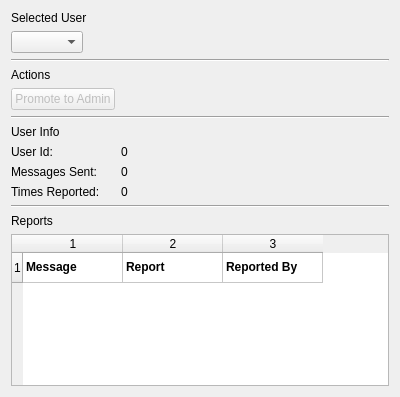
<?xml version="1.0" encoding="UTF-8"?>
<ui version="4.0">
 <class>AdminSettings</class>
 <widget class="QWidget" name="AdminSettings">
  <property name="geometry">
   <rect>
    <x>0</x>
    <y>0</y>
    <width>400</width>
    <height>397</height>
   </rect>
  </property>
  <property name="windowTitle">
   <string>Admin Settings</string>
  </property>
  <layout class="QFormLayout" name="formLayout">
   <item row="0" column="0">
    <widget class="QLabel" name="label">
     <property name="text">
      <string>Selected User</string>
     </property>
    </widget>
   </item>
   <item row="1" column="0">
    <widget class="QComboBox" name="userListComboBox"/>
   </item>
   <item row="2" column="0" colspan="2">
    <widget class="Line" name="line">
     <property name="orientation">
      <enum>Qt::Horizontal</enum>
     </property>
    </widget>
   </item>
   <item row="3" column="0">
    <widget class="QLabel" name="label_2">
     <property name="text">
      <string>Actions</string>
     </property>
    </widget>
   </item>
   <item row="4" column="0">
    <widget class="QPushButton" name="toggleAdminStatusBtn">
     <property name="enabled">
      <bool>false</bool>
     </property>
     <property name="text">
      <string>Promote to Admin</string>
     </property>
    </widget>
   </item>
   <item row="5" column="0" colspan="2">
    <widget class="Line" name="line_2">
     <property name="orientation">
      <enum>Qt::Horizontal</enum>
     </property>
    </widget>
   </item>
   <item row="6" column="0">
    <widget class="QLabel" name="label_3">
     <property name="text">
      <string>User Info</string>
     </property>
    </widget>
   </item>
   <item row="7" column="0">
    <widget class="QLabel" name="label_5">
     <property name="text">
      <string>User Id:</string>
     </property>
    </widget>
   </item>
   <item row="7" column="1">
    <widget class="QLabel" name="userIdLabel">
     <property name="text">
      <string>0</string>
     </property>
    </widget>
   </item>
   <item row="8" column="0">
    <widget class="QLabel" name="label_4">
     <property name="text">
      <string>Messages Sent:</string>
     </property>
    </widget>
   </item>
   <item row="8" column="1">
    <widget class="QLabel" name="messageCountLabel">
     <property name="text">
      <string>0</string>
     </property>
    </widget>
   </item>
   <item row="9" column="0">
    <widget class="QLabel" name="label_6">
     <property name="text">
      <string>Times Reported:</string>
     </property>
    </widget>
   </item>
   <item row="9" column="1">
    <widget class="QLabel" name="reportCountLabel">
     <property name="text">
      <string>0</string>
     </property>
    </widget>
   </item>
   <item row="10" column="0" colspan="2">
    <widget class="Line" name="line_3">
     <property name="orientation">
      <enum>Qt::Horizontal</enum>
     </property>
    </widget>
   </item>
   <item row="11" column="0">
    <widget class="QLabel" name="label_7">
     <property name="text">
      <string>Reports</string>
     </property>
    </widget>
   </item>
   <item row="12" column="0" colspan="2">
    <widget class="QTableWidget" name="reportTable">
     <property name="editTriggers">
      <set>QAbstractItemView::NoEditTriggers</set>
     </property>
     <property name="dragEnabled">
      <bool>true</bool>
     </property>
     <property name="alternatingRowColors">
      <bool>true</bool>
     </property>
     <property name="rowCount">
      <number>1</number>
     </property>
     <property name="columnCount">
      <number>3</number>
     </property>
     <attribute name="horizontalHeaderVisible">
      <bool>true</bool>
     </attribute>
     <row/>
     <column/>
     <column/>
     <column/>
     <item row="0" column="0">
      <property name="text">
       <string notr="true">Message</string>
      </property>
      <property name="font">
       <font>
        <weight>75</weight>
        <bold>true</bold>
       </font>
      </property>
     </item>
     <item row="0" column="1">
      <property name="text">
       <string>Report</string>
      </property>
      <property name="font">
       <font>
        <weight>75</weight>
        <bold>true</bold>
       </font>
      </property>
     </item>
     <item row="0" column="2">
      <property name="text">
       <string>Reported By</string>
      </property>
      <property name="font">
       <font>
        <weight>75</weight>
        <bold>true</bold>
       </font>
      </property>
     </item>
    </widget>
   </item>
  </layout>
 </widget>
 <resources/>
 <connections/>
</ui>
